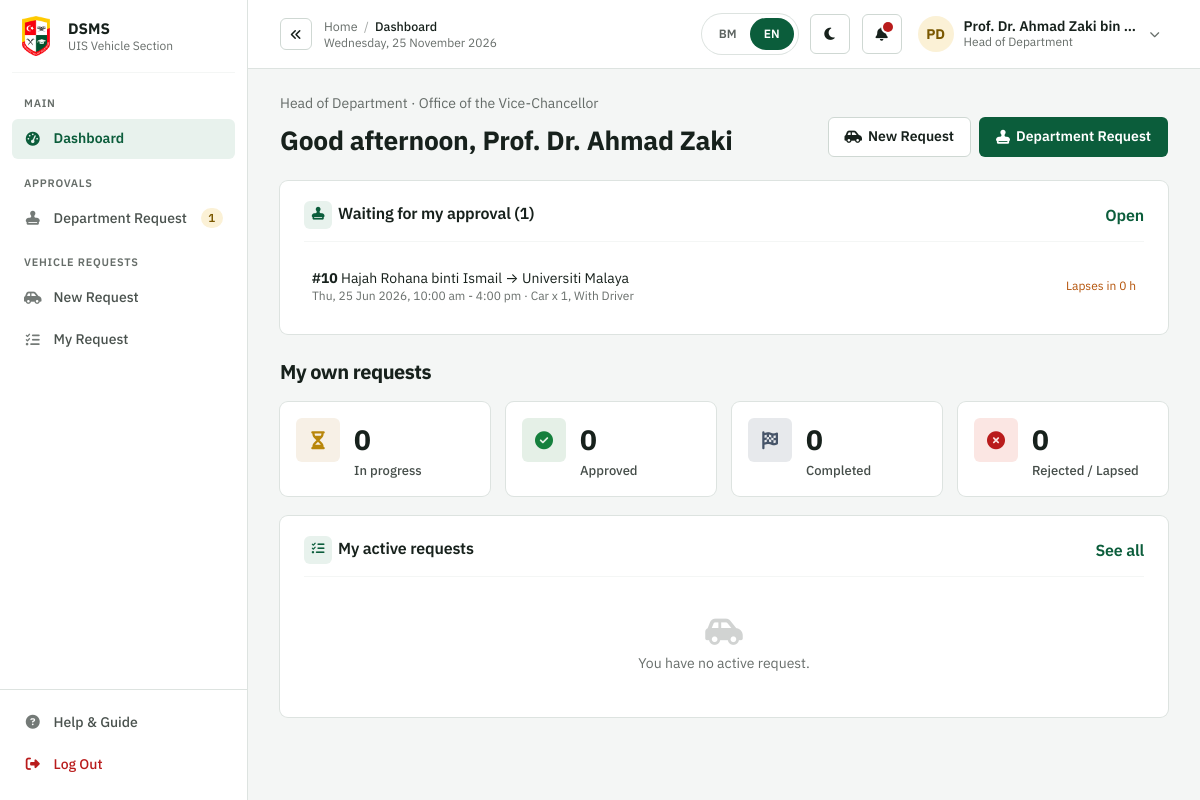
/supervisor/dashboard.php (signed in), run on the app's committed database.
### tables this page shows
CREATE TABLE `request` (
  `request_id` INT NOT NULL AUTO_INCREMENT,
  `requester_id` INT NOT NULL,
  `department_id` INT NOT NULL COMMENT 'department of the requester at the time of the request',
  `vehicle_type` ENUM('Car','MPV','Van','Bus','Lorry') NOT NULL,
  `quantity` TINYINT NOT NULL DEFAULT 1,
  `driver_option` ENUM('With Driver','Pay and Claim','Self Drive') NOT NULL DEFAULT 'With Driver',
  `purpose_type` ENUM('Official','Unofficial','Personal') NOT NULL,
  `purpose` VARCHAR(255) NOT NULL,
  `destination` VARCHAR(150) NOT NULL,
  `address` VARCHAR(255) NOT NULL,
  `waiting_location` VARCHAR(150) NOT NULL,
  `depart_datetime` DATETIME NOT NULL,
  `return_datetime` DATETIME NOT NULL,
  `no_of_passengers` SMALLINT NOT NULL,
  `supporting_doc` VARCHAR(255) DEFAULT NULL COMMENT 'file path of the supporting letter; empty for Personal requests',
  `distance_km` DECIMAL(7,1) DEFAULT NULL,
  `charge` DECIMAL(8,2) DEFAULT NULL,
  `is_urgent` TINYINT NOT NULL DEFAULT 0,
  `status` ENUM('Pending','Approved by HoD','Driver Assigned','Approved','Rejected','Cancelled','Lapsed','Completed') NOT NULL DEFAULT 'Pending',
  `date_submitted` DATETIME NOT NULL DEFAULT CURRENT_TIMESTAMP,
  `reminder_sent` TINYINT NOT NULL DEFAULT 0,
  `hod_id` INT DEFAULT NULL,
  `hod_approved_date` DATETIME DEFAULT NULL,
  `hoa_id` INT DEFAULT NULL,
  `hoa_approved_date` DATETIME DEFAULT NULL,
  `reject_reason` VARCHAR(255) DEFAULT NULL,
  `rejected_date` DATETIME DEFAULT NULL,
  `cancel_reason` VARCHAR(255) DEFAULT NULL,
  `cancelled_by` INT DEFAULT NULL,
  `cancelled_date` DATETIME DEFAULT NULL,
  PRIMARY KEY (`request_id`),
  KEY `idx_request_requester` (`requester_id`),
  KEY `idx_request_department` (`department_id`,`status`),
  KEY `idx_request_status` (`status`,`date_submitted`),
  KEY `idx_request_period` (`depart_datetime`,`return_datetime`),
  CONSTRAINT `fk_request_requester` FOREIGN KEY (`requester_id`) REFERENCES `user` (`user_id`),
  CONSTRAINT `fk_request_department` FOREIGN KEY (`department_id`) REFERENCES `department` (`department_id`),
  CONSTRAINT `fk_request_hod` FOREIGN KEY (`hod_id`) REFERENCES `user` (`user_id`),
  CONSTRAINT `fk_request_hoa` FOREIGN KEY (`hoa_id`) REFERENCES `user` (`user_id`),
  CONSTRAINT `fk_request_cancelled_by` FOREIGN KEY (`cancelled_by`) REFERENCES `user` (`user_id`),
  CONSTRAINT `chk_request_quantity` CHECK (`quantity` > 0),
  CONSTRAINT `chk_request_passengers` CHECK (`no_of_passengers` > 0),
  CONSTRAINT `chk_request_return` CHECK (`return_datetime` > `depart_datetime`)
);

CREATE TABLE `user` (
  `user_id` INT NOT NULL AUTO_INCREMENT,
  `staff_id` VARCHAR(20) NOT NULL,
  `name` VARCHAR(150) NOT NULL,
  `email` VARCHAR(150) NOT NULL COMMENT 'must end with the UIS email domain',
  `phone_no` VARCHAR(20) NOT NULL,
  `address` VARCHAR(255) DEFAULT NULL,
  `password_hash` VARCHAR(255) NOT NULL COMMENT 'bcrypt',
  `department_id` INT NOT NULL,
  `role` ENUM('Staff','Head of Department','Administrative Assistant','Head of Admin','Driver') NOT NULL DEFAULT 'Staff',
  `pending_role` ENUM('Head of Department') DEFAULT NULL COMMENT 'Head of Department role waiting for confirmation',
  `failed_attempts` TINYINT NOT NULL DEFAULT 0,
  `locked_until` DATETIME DEFAULT NULL,
  `status` ENUM('Active','Inactive') NOT NULL DEFAULT 'Active',
  `created_at` DATETIME NOT NULL DEFAULT CURRENT_TIMESTAMP,
  PRIMARY KEY (`user_id`),
  UNIQUE KEY `uq_user_staff_id` (`staff_id`),
  UNIQUE KEY `uq_user_email` (`email`),
  KEY `idx_user_department` (`department_id`,`role`,`status`),
  CONSTRAINT `fk_user_department` FOREIGN KEY (`department_id`) REFERENCES `department` (`department_id`)
);

### app/data/Database.php (called while the page is built, shortened)
<?php
class Database
{
    private static ?PDO $connection = null;
    public static function getConnection(): PDO
    {
        if (self::$connection === null) {
            $dsn = 'mysql:host=' . DB_HOST . ';dbname=' . DB_NAME . ';charset=utf8mb4';
            self::$connection = new PDO($dsn, DB_USER, DB_PASS, [
                PDO::ATTR_ERRMODE            => PDO::ERRMODE_EXCEPTION,
                PDO::ATTR_DEFAULT_FETCH_MODE => PDO::FETCH_ASSOC,
                PDO::ATTR_EMULATE_PREPARES   => false,
            ]);
            self::$connection->exec("SET time_zone = '+08:00'");
        }
        return self::$connection;
    }
    public static function query(string $sql, array $params = []): array
    {
        $stmt = self::getConnection()->prepare($sql);
        $stmt->execute(array_values($params));
        return $stmt->fetchAll();
    }
    public static function queryOne(string $sql, array $params = []): ?array
    {
        $rows = self::query($sql, $params);
        return $rows[0] ?? null;
    }
    public static function value(string $sql, array $params = [])
    {
        $stmt = self::getConnection()->prepare($sql);
        $stmt->execute(array_values($params));
        $v = $stmt->fetchColumn();
        return $v === false ? null : $v;
    }
    public static function execute(string $sql, array $params = []): int
    {
        $stmt = self::getConnection()->prepare($sql);
        $stmt->execute(array_values($params));
        return $stmt->rowCount();
    }
}

### app/data/User.php (called while the page is built, shortened)
<?php
class User
{
    public static function findByID(int $userID): ?array
    {
        return Database::queryOne(self::SELECT . ' WHERE u.user_id = ?', [$userID]);
    }
}

### app/domain/NotificationService.php (called while the page is built, shortened)
<?php
class NotificationService
{
    public function notify(array $userIDs, string $message, ?string $link = null): void
    {
        foreach (array_unique(array_filter(array_map('intval', $userIDs))) as $uid) {
            $u = User::findByID($uid);
        }
    }
}

### app/domain/ScheduledJob.php (called while the page is built, shortened)
<?php
class ScheduledJob
{
    private int $reminderHours;
    private int $lapseHours;
    private NotificationService $notifier;
    public function __construct()
    {
        $this->reminderHours = (int)setting('REMINDER_HOURS');
        $this->lapseHours = (int)setting('LAPSE_HOURS');
        $this->notifier = new NotificationService();
    }
    public function run(): array
    {
        return ['reminders' => $this->sendReminders(), 'lapsed' => $this->lapseRequests(), 'completed' => $this->completeRequests(),
                'emails' => $this->notifier->retryFailedEmails()];
    }
    public function sendReminders(): int
    {
        $n = 0;
        foreach (Request::findPendingOlderThan($this->reminderHours) as $r) {
            if ((int)$r['reminder_sent'] || strtotime($r['depart_datetime']) <= time()) { continue; }
        }
        return $n;
    }
    public function lapseRequests(): int
    {
        $n = 0;
        $list = [];
        foreach (Request::findPendingOlderThan($this->lapseHours) as $r) { $list[(int)$r['request_id']] = [$r, 'Not approved within two days']; }
        foreach (Request::findUnapprovedDeparted() as $r) { $list[(int)$r['request_id']] ??= [$r, 'Not approved before the departure time']; }
        foreach ($list as $id => [$r, $why]) {
            $this->notifier->notify([(int)$r['requester_id']], "Your vehicle request #$id has lapsed: " . lcfirst($why) . '. The vehicle reservation was released.', 'staff/request.php?id=' . $id);
            $n++;
        }
        return $n;
    }
    public function completeRequests(): int
    {
        $n = 0;
        foreach (Request::findApprovedReturned() as $r) {
            if ($r['driver_option'] === Request::WITH_DRIVER) { continue; }
            $n++;
        }
        return $n;
    }
    public static function runThrottled(): void
    {
        try { (new self())->run(); } catch (Throwable $e) { appLog('error', 'jobs: ' . $e->getMessage()); }
    }
}

### config/database.php (called while the page is built, shortened)
<?php
spl_autoload_register(function (string $class): void {
    foreach (['domain', 'data'] as $layer) {
        $file = __DIR__ . '/../app/' . $layer . '/' . $class . '.php';
        if (is_file($file)) { require $file; return; }
    }
});
require_once __DIR__ . '/../includes/helpers.php';
require_once __DIR__ . '/../includes/i18n.php';
require_once __DIR__ . '/../includes/mailer.php';
if (!empty($_SESSION['user_id']) && !defined('SKIP_REQUEST_JOBS')) {
    ScheduledJob::runThrottled();
}
function runSecurityChecks(): void
{
    $u = currentUser();
}
function isLoggedIn(): bool
{
    return !empty($_SESSION['user_id']);
}
function currentUser(): array
{
    static $u = null;
    if ($u === null) { $u = isLoggedIn() ? (User::findByID((int)$_SESSION['user_id']) ?? []) : []; }
    return $u;
}
runSecurityChecks();

### config/settings.php (called while the page is built)
<?php
return [
    'MAX_FAILED_ATTEMPTS' => 5,
    'LOCKOUT_MINUTES'     => 15,
    'IDLE_TIMEOUT_MIN'    => 15,
    'CODE_EXPIRY_MINUTES' => 15,
    'UIS_EMAIL_DOMAINS'   => ['uis.edu.my'],
    'BUFFER_HOURS'        => 1,
    'CHARGE_PER_KM'       => 3.00,
    'URGENT_HOURS'        => 48,
    'TASK_DURATION_HOURS' => 1,
    'W_TASKS'             => 0.5,
    'W_WEEKEND'           => 0.3,
    'W_EXPERIENCE'        => 0.2,
    'RECOMMEND_TOP'       => 3,
    'REMINDER_HOURS'      => 24,
    'LAPSE_HOURS'         => 48,
];

### includes/helpers.php (called while the page is built, shortened)
<?php
function setting(string $key)
{
    static $s = null;
    $s ??= require __DIR__ . '/../config/settings.php';
    return $s[$key] ?? null;
}
function fmtPeriod(string $start, string $end): string
{
    $s = strtotime($start); $e = strtotime($end);
    return date('D, d M Y, g:i a', $s) . ' - ' . (date('Y-m-d', $s) === date('Y-m-d', $e) ? date('g:i a', $e) : date('D, d M Y, g:i a', $e));
}
function h($s): string
{
    return htmlspecialchars((string)($s ?? ''), ENT_QUOTES, 'UTF-8');
}

### includes/mailer.php (called while the page is built, shortened)
<?php
function mailConfig(): array
{
    static $config = null;
    if ($config !== null) {
        return $config;
    }
    $defaults = [
        'enabled'     => false,
        'host'        => 'smtp.gmail.com',
        'port'        => 587,
        'encryption'  => 'tls',
        'auth'        => true,
        'username'    => '',
        'password'    => '',
        'from_email'  => '',
        'from_name'   => 'UIS Transport Unit',
        'reply_to'    => '',
        'redirect_to' => [],
    ];
    $file   = __DIR__ . '/../config/mail.php';
    $loaded = is_file($file) ? include $file : [];
    $config = array_merge($defaults, is_array($loaded) ? $loaded : []);
    $config['redirect_to'] = array_values(array_filter(
        (array)$config['redirect_to'],
        fn($a) => is_string($a) && filter_var(trim($a), FILTER_VALIDATE_EMAIL)
    ));
    if ($config['from_email'] === '') {
        $config['from_email'] = (string)$config['username'];
    }
    return $config;
}

### app/data/Request.php (called while the page is built, shortened)
<?php
class Request
{
    public static function findByDepartment(int $departmentID, int $headUserID, array $filter = []): array
    {
        [$sql, $p] = self::departmentScope($departmentID, $headUserID);
        return self::search($sql, $p, $filter);
    }
    public static function departmentScope(int $departmentID, int $headUserID): array
    {
        return ["((r.department_id = ? AND r.requester_id <> ?)
                  OR (r.department_id IN (SELECT department_id FROM department WHERE parent_department_id = ?) AND u.role IN ('Head of Department', 'Head of Admin')))",
                [$departmentID, $headUserID, $departmentID]];
    }
    public static function search(string $scope, array $params, array $filter = []): array
    {
        $w = [$scope]; $p = $params;
        if (!empty($filter['status'])) { $w[] = 'r.status = ?'; $p[] = $filter['status']; }
        $where = ' WHERE ' . implode(' AND ', $w);
        $total = (int)Database::value('SELECT COUNT(*) FROM request r JOIN `user` u ON u.user_id = r.requester_id' . $where, $p);
        $order = $filter['order'] ?? 'r.date_submitted DESC, r.request_id DESC';
        $limit = isset($filter['limit']) ? ' LIMIT ' . (int)$filter['limit'] . ' OFFSET ' . (int)($filter['offset'] ?? 0) : '';
        return ['rows' => Database::query(self::SELECT . $where . " ORDER BY $order$limit", $p), 'total' => $total];
    }
    public static function findPendingOlderThan(int $hours): array
    {
        return Database::query(self::SELECT . " WHERE r.status = 'Pending' AND r.purpose_type <> 'Personal' AND r.date_submitted <= DATE_SUB(NOW(), INTERVAL ? HOUR)", [$hours]);
    }
}

### app/domain/RequestController.php (called while the page is built, shortened)
<?php
class RequestController
{
    public function approverOf(array $r): ?array
    {
        $requesterIsHead = in_array($r['requester_role'], [User::HOD, User::HOA], true);
        $dept = $requesterIsHead ? (int)($r['parent_department_id'] ?? 0) : (int)$r['department_id'];
        return Department::getHead($dept, (int)$r['requester_id']);
    }
    public function isWaitingForHead(array $r, int $userID): bool
    {
        return $r['status'] === Request::PENDING && $r['purpose_type'] !== Request::PERSONAL && (int)($this->approverOf($r)['user_id'] ?? 0) === $userID;
    }
    public function listWaitingForHead(array $user): array
    {
        $rows = Request::findByDepartment((int)$user['department_id'], (int)$user['user_id'], ['status' => Request::PENDING, 'order' => 'r.is_urgent DESC, r.date_submitted'])['rows'];
        return array_values(array_filter($rows, fn($r) => $this->isWaitingForHead($r, (int)$user['user_id'])));
    }
}

### supervisor/dashboard.php (the view, shortened to what this page needs)
<?php
require_once '../config/database.php';
require_once '../includes/dashboard_my.php';
$me = currentUser();
$rc = new RequestController();
$pending = $rc->listWaitingForHead($me);
$lapse = (int)setting('LAPSE_HOURS');
echo dashHeader([['New Request', '../staff/request_vehicle.php', 'car-side', false], ['Department Request', 'approvals.php', 'stamp', true]], 'Head of Department · ' . $me['department_name']);
echo '<section class="dash-card mb-6"><h2><span><i class="fas fa-stamp"></i>Waiting for my approval (' . count($pending) . ')</span><a href="approvals.php">Open</a></h2>';
foreach (array_slice($pending, 0, 8) as $r) {
    $left = max(0, (int)floor((min(strtotime($r['date_submitted']) + $lapse * 3600, strtotime($r['depart_datetime'])) - time()) / 3600));
    echo '<a class="dash-row" href="../staff/request.php?id=' . (int)$r['request_id'] . '"><span><strong>#' . (int)$r['request_id'] . '</strong> ' . h($r['requester_name']) . ' &rarr; ' . h($r['destination']) . urgentBadge($r)
       . '<span class="block text-xs text-base-content/65">' . h(fmtPeriod($r['depart_datetime'], $r['return_datetime'])) . ' &middot; ' . h($r['vehicle_type'] . ' x ' . $r['quantity'] . ', ' . $r['driver_option']) . '</span></span>'
       . '<span class="text-xs text-warning">Lapses in ' . $left . ' h</span></a>';
}
echo '</section><h2 class="mb-4 text-xl font-bold tracking-tight">My own requests</h2>';

### data on the page
request: request_id "10", requester.name "Hajah Rohana binti Ismail", destination "Universiti Malaya", depart_datetime+return_datetime "Thu, 25 Jun 2026, 10:00 am - 4:00 pm", vehicle_type+quantity+driver_option "Car x 1, With Driver", left "0"

### other printed values
$_section "MAIN"
$_label "Dashboard"
$_section "APPROVALS"
$_label "Department Request"
$_badge[$_bk] "1"
$_section "VEHICLE REQUESTS"
$_label "New Request"
$_label "My Request"
$page_title "Dashboard"
$initials "PD"
$full_name "Prof. Dr. Ahmad Zaki bin…"
$role_label "Head of Department"
dh($sub) "Head of Department · Office of the Vice-Chancellor"
dashGreeting() "Good afternoon"
dh(dashShortName($_SESSION['full_name'] ?? '')) "Prof. Dr. Ahmad Zaki"
